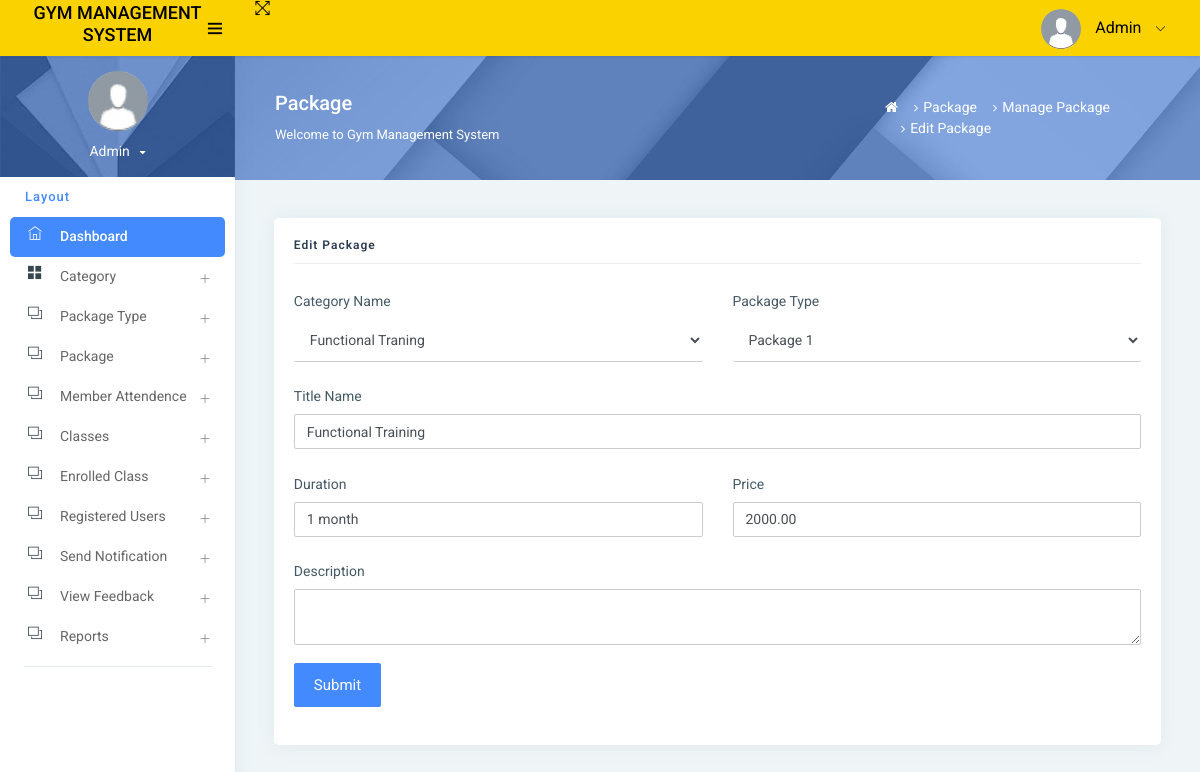
Page /editPackage/3 on the committed database.
### app/models.py (models this page shows, shortened)
class Package(models.Model):
    category = models.ForeignKey(Category, on_delete=models.CASCADE, null=True)
    packagename = models.ForeignKey(Packagetype, on_delete=models.CASCADE, null=True)
    titlename = models.CharField(max_length=200, null=True)
    packageduration = models.CharField(max_length=50, null=True)
    price = models.DecimalField(max_digits=10, decimal_places=2, null=True)
    description = models.TextField(null=True)
    creationdate = models.DateTimeField(auto_now_add=True)

class Category(models.Model):
    categoryname = models.CharField(max_length=200, null=True)
    status = models.CharField(max_length=300, null=True)
    creationdate = models.DateTimeField(auto_now_add=True)

class Packagetype(models.Model):
    category = models.ForeignKey(Category, on_delete=models.CASCADE, null=True)
    packagename = models.CharField(max_length=200, null=True)
    creationdate = models.DateTimeField(auto_now_add=True)

### app/views.py (the view, shortened to what this page needs)
# urls.py: path('editPackage/<int:pid>', editPackage, name='editPackage'),
def editPackage(request, pid):
    category = Category.objects.all()
    data = Package.objects.get(id=pid)
    mypackage = Packagetype.objects.all()
    return render(request, "admin/editPackage.html", locals())

### templates/admin/editPackage.html (shortened to what this page needs)
{% extends 'admin_base.html' %}
{% load static %}
{% block main %}
<div class="page-header">
    <div class="page-block">
        <div class="row align-items-center">
            <div class="col-md-8">
                <div class="page-header-title">
                    <h5 class="m-b-10">Package</h5>
                    <p class="m-b-0">Welcome to Gym Management System</p>
                </div>
            </div>
            <div class="col-md-4">
                <ul class="breadcrumb-title">
                    <li class="breadcrumb-item">
                        <a href="{% url 'admin_home' %}"> <i class="fa fa-home"></i> </a>
                    </li>
                    <li class="breadcrumb-item"><a href="">Package</a>
                    </li>
                    <li class="breadcrumb-item"><a href="">Manage Package</a></li>
                    <li class="breadcrumb-item"><a href="">Edit Package</a></li>
                </ul>
            </div>
        </div>
    </div>
</div>
<div class="pcoded-inner-content">
    <div class="main-body">
        <div class="page-wrapper">
            <div class="page-body">
                <div class="row">
                    <div class="col-sm-12">
                        <div class="card">
                            <div class="card-block">
                                <h4 class="sub-title">Edit Package</h4>
                                <form method="post" id="ProductForm"
                                      data-subcategory-url="">
                                    <div class="form-group row">
                                        <div class="col-sm-6">
                                            <label class="col-form-label">Category Name</label>
                                            <select name="category" id="category" class="form-control">
                                                {% for i in category %}
                                                <option value="{{i.id}}" {% if data.category.id == i.id %}selected{% endif %}>{{i.categoryname}}</option>
                                                {% endfor %}
                                            </select>
                                        </div>
                                        <div class="col-sm-6">
                                            <label class="col-form-label">Package Type</label>
                                            <select name="packagename" class="form-control">
                                                {% for i in mypackage %}
                                                <option value="{{i.id}}" {% if data.packagename.id == i.id %}selected{% endif %}>{{i.packagename}}</option>
                                                {% endfor %}
                                            </select>
                                        </div>
                                    </div>
                                    <div class="form-group row">
                                        <div class="col-sm-12">
                                            <label class="col-form-label">Title Name</label>
                                            <input type="text" name="titlename" class="form-control"
                                                   placeholder="Enter Title Name" required
                                                   value="{{data.titlename}}">
                                        </div>
                                    </div>
                                    <div class="form-group row">
                                        <div class="col-sm-6">
                                            <label class="col-form-label">Duration</label>
                                            <input type="text" name="duration" class="form-control"
                                                   placeholder="Duration" required value="{{data.packageduration}}">
                                        </div>
                                        <div class="col-sm-6">
                                            <label class="col-form-label">Price</label>
                                            <input type="text" name="price" class="form-control"
                                                   placeholder="Enter Price(In Rs.)" required value="{{data.price}}">
                                        </div>
                                    </div>
                                    <div class="form-group row">
                                        <div class="col-sm-12">
                                            <label class="col-form-label">Description</label>
                                            <textarea class="form-control" name="description" id="description"
                                                      required='true'>{{data.description}}</textarea>
                                        </div>
                                    </div>
                                    <div class="form-group row">
                                        <div class="col-sm-10">
                                            <input type="submit" class="btn btn-primary" value="Submit">
                                        </div>
                                    </div>
                                </form>
                            </div>
                        </div>
                    </div>
                </div>
            </div>
        </div>
    </div>
</div>
{% endblock %}

### rows in the picture
Package: category "Functional Traning", packagename "Package 1", titlename "Functional Training", duration "1 month", price "2000.00"
